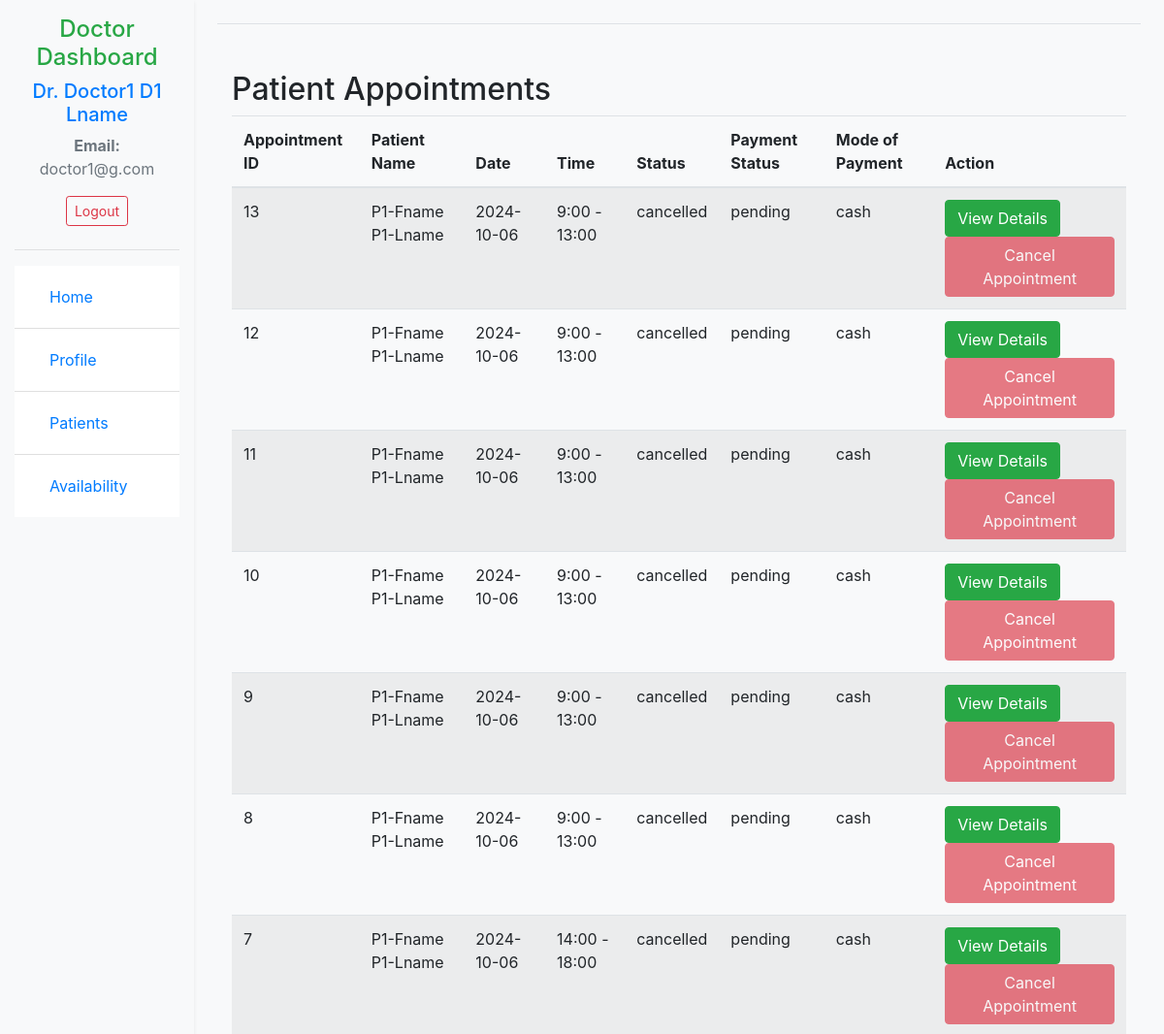
/patient_management/ (signed in, upper part), run on an earlier commit of the app's database.
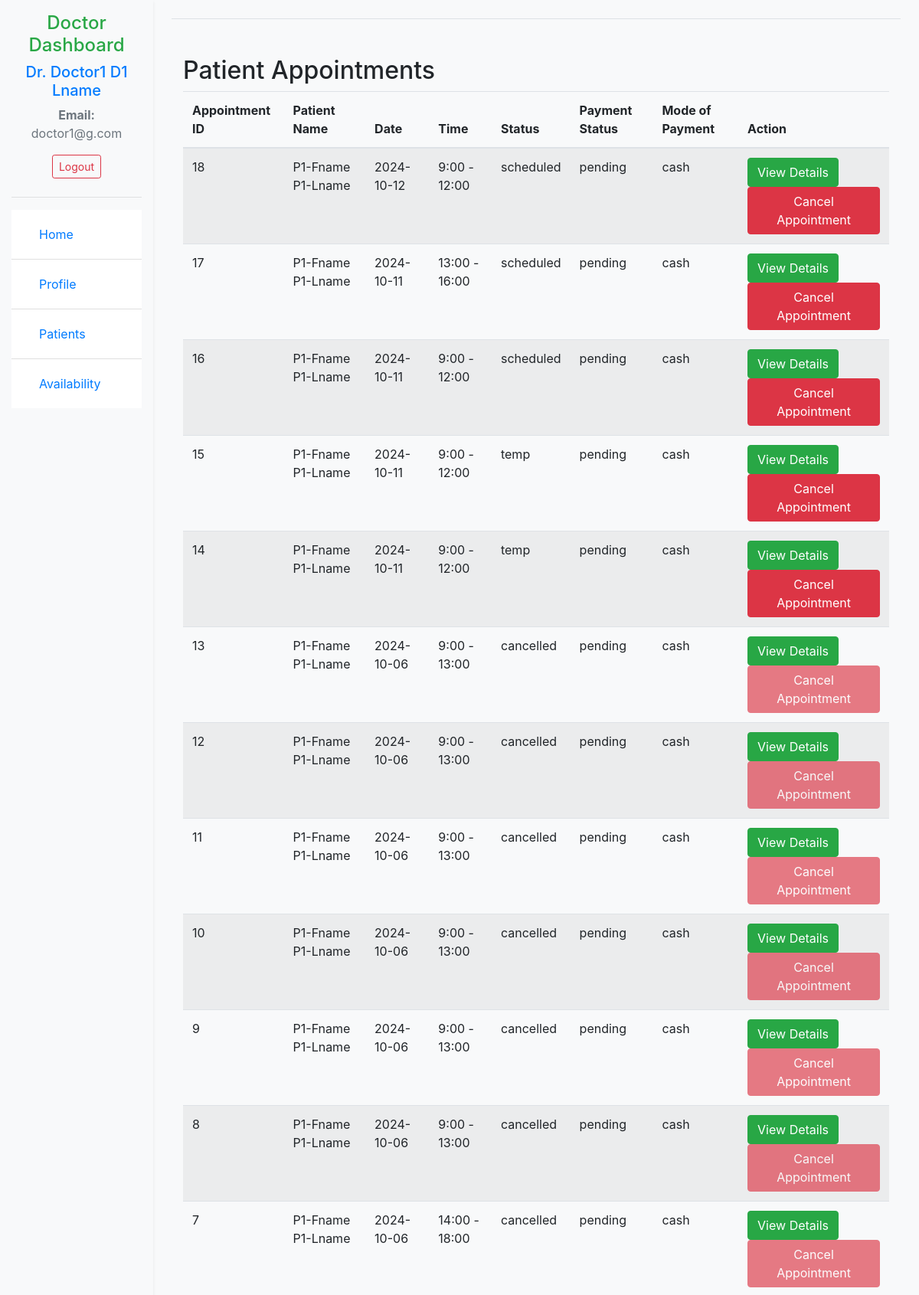
And on a later commit of the database.
### main_app/models.py (models this page shows, shortened)
class Appointment(models.Model):
    STATUS_CHOICES = [
        ('temp', 'Temporary'),
        ('scheduled', 'Scheduled'),
        ('completed', 'Completed'),
        ('cancelled', 'Cancelled'),
        ('no-show', 'No Show'),
    ]
    PAYMENT_CHOICES = [
        ('pending', 'Pending'),
        ('paid', 'Paid'),
        ('cancelled', 'Cancelled'),
        ('refunded', 'Refunded'),
    ]
    MODE_CHOICES = [
        ('cash', 'Cash'),
        ('online', 'Online'),
    ]
    patient = models.ForeignKey(CustomUser, on_delete=models.CASCADE, related_name='patient_appointments')
    doctor = models.ForeignKey(CustomUser, on_delete=models.CASCADE, related_name='doctor_appointments')
    department = models.CharField(max_length=100)
    appointment_date = models.CharField(max_length=20)
    appointment_time = models.CharField(max_length=20)
    status = models.CharField(max_length=20, choices=STATUS_CHOICES, default='temp')
    payment_status = models.CharField(max_length=20, choices=PAYMENT_CHOICES, default='pending')
    mode_of_payment = models.CharField(max_length=50, choices=MODE_CHOICES, default='cash')

### auth_app/models.py (models this page shows, shortened)
class CustomUser(AbstractUser):
    ROLE_CHOICES = [
        ('admin', 'Admin'),
        ('doctor', 'Doctor'),
        ('patient', 'Patient'),
    ]
    GENDER_CHOICES = [
        (1, 'Male'),
        (2, 'Female'),
        (3, 'Other'),
    ]
    blood_group = models.CharField(max_length=3, choices=[
        ('A+', 'A+'),
        ('A-', 'A-'),
        ('B+', 'B+'),
        ('B-', 'B-'),
        ('AB+', 'AB+'),
        ('AB-', 'AB-'),
        ('O+', 'O+'),
        ('O-', 'O-'),
    ], null=True, blank=True)
    first_name = models.CharField(max_length=30)
    last_name = models.CharField(max_length=30)
    role = models.CharField(max_length=10, choices=ROLE_CHOICES)
    email = models.EmailField(unique=True)
    username = models.CharField(max_length=150, blank=True, null=True)
    gender = models.IntegerField(choices=GENDER_CHOICES, null=True, blank=True)
    age = models.IntegerField(null=True, blank=True)
    account_type = models.CharField(max_length=30)
    phone_number = models.CharField(max_length=15, null=True, blank=True)
    USERNAME_FIELD = 'email'
    REQUIRED_FIELDS = ['first_name', 'last_name']
    objects = CustomUserManager()

### main_app/views.py (the view)
# urls.py: path('patient_management/', PatientManagementView.as_view(), name='patient_management'),
class PatientManagementView(LoginRequiredMixin, View):
    template_name = 'patient_management.html'
    def get(self, request):
        appointments = Appointment.objects.filter(doctor=request.user).order_by('-id')
        profile = CustomUser.objects.get(id=request.user.id)
        context = {
            'first_name': profile.first_name,
            'last_name': profile.last_name,
            'appointments': appointments,
            'email': profile.email,
        }
        return render(request, self.template_name, context)

### templates/patient_management.html (shortened to what this page needs)
{% extends 'doctor_dashboard_base.html' %}
{% block content %}
<div class="container mt-5">
<h2>Patient Appointments</h2>
<table class="table table-striped">
    <thead>
        <tr>
            <th>Appointment ID</th>
            <th>Patient Name</th>
            <th>Date</th>
            <th>Time</th>
            <th>Status</th>
            <th>Payment Status</th>
            <th>Mode of Payment</th>
            <th>Action</th>
        </tr>
    </thead>
    <tbody>
        {% for appointment in appointments %}
        <tr>
            <td>{{ appointment.id }}</td>
            <td>{{ appointment.patient.first_name }} {{appointment.patient.last_name}}</td>
            <td>{{ appointment.appointment_date }}</td>
            <td>{{ appointment.appointment_time }}</td>
            <td>{{ appointment.status }}</td>
            <td>{{ appointment.payment_status }}</td>
            <td>{{ appointment.mode_of_payment }}</td>
            <td>
                <a href="view_appointment/?appointment_id={{ appointment.id }}" class="btn btn-success">View Details</a>
                {% if appointment.status != 'cancelled' %}
                    <button class="btn btn-danger">Cancel Appointment</button>
                {% else %}
                    <button class="btn btn-danger" disabled>Cancel Appointment</button>
                {% endif %}
            </td>
        </tr>
        {% endfor %}
    </tbody>
</table>
{% endblock %}

What changed in the data, as far as the page shows it:
added Appointment: id "18", patient.first_name "P1-Fname", patient.last_name "P1-Lname", appointment_date "2024-10-12", appointment_time "9:00 - 12:00", status "scheduled", payment_status "pending", mode_of_payment "cash", shows "Cancel Appointment"
added Appointment: id "17", patient.first_name "P1-Fname", patient.last_name "P1-Lname", appointment_date "2024-10-11", appointment_time "13:00 - 16:00", status "scheduled", payment_status "pending", mode_of_payment "cash", shows "Cancel Appointment"
added Appointment: id "16", patient.first_name "P1-Fname", patient.last_name "P1-Lname", appointment_date "2024-10-11", appointment_time "9:00 - 12:00", status "scheduled", payment_status "pending", mode_of_payment "cash", shows "Cancel Appointment"
added Appointment: id "15", patient.first_name "P1-Fname", patient.last_name "P1-Lname", appointment_date "2024-10-11", appointment_time "9:00 - 12:00", status "temp", payment_status "pending", mode_of_payment "cash", shows "Cancel Appointment"
added Appointment: id "14", patient.first_name "P1-Fname", patient.last_name "P1-Lname", appointment_date "2024-10-11", appointment_time "9:00 - 12:00", status "temp", payment_status "pending", mode_of_payment "cash", shows "Cancel Appointment"
